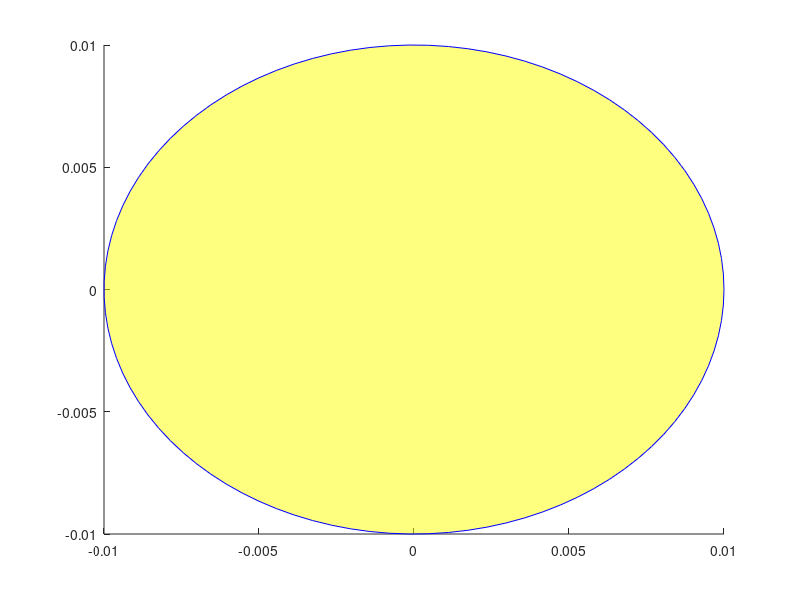

Reproduce this figure in MATLAB.
function [pointslist,xselect,yselect] = brush2(varargin)
% selectdata: graphical selection of data points on a plot using the mouse
% usage: pointslist = selectdata         % uses all default options
% usage: pointslist = selectdata(prop1,val1,prop2,val2,...)
%
% SELECTDATA allows the user to select data points on a given plot
% using the mouse, in a variety of modes. 'Lasso' mode allows the
% selection by a user directed lasso around the points. 'Brush' mode
% selects points as you brush over them with the mouse. 'Rect' mode
% draws a rectangle, selecting any points inside the rectangle.
% 'Closest' mode looks for a aingle mouse click, finding the closest
% point to the mouse.
%
% Returned is a list of the point indexes selected, additionally you
% can specify that the points be deleted from the plot.
%
% Arguments: (input)
%  The input arguments to SELECTDATA are all property/value pairs.
%  (See PARSE_PV_PAIRS for more details.)
%  http://www.mathworks.com/matlabcentral/fileexchange/loadFile.do?objectId=9082&objectType=FILE
% 
%  Property names and character values can be shortened as long as
%  the shortening is unambiguous. Capitalization is ignored.
%
%  Valid Properties: 'Action', 'Axes', 'BrushSize', 'Identify',
%           'Ignore' , 'Pointer', 'SelectionMode'
%
%  'Action' - {'list', 'delete'}
%           'delete' causes the selected points to be deleted from
%           the figure after their selection is final.
%
%           DEFAULT VALUE: 'List'
%
%  'Axes' - denotes the axes from which to select points
%
%           DEFAULT VALUE: gca
%  
%  'BrushShape' - {'rect', 'circle'}
%
%           DEFAULT VALUE: 'circle'
%
%           Sets the shape of the brush to be used. Both brush
%           shapes are relative to the figure axes, so a nominally
%           "circular" brush is actually elliptical if the axis
%           units/lengths are unequal.
%
%           Only used when SelectionMode is 'brush'.
%
%  'BrushSize' - Only used when SelectionMode is 'brush'.
%
%           DEFAULT VALUE: 0.05
%
%           The default value will specify a rectangular brush
%           that has dimensions of 5% of the current axes. Note
%           that on a set of square axes, the brush will always
%           look square, even if the axes have very different
%           units.
%
%           0 < brushsize <= 0.25
%
%  'Identify' - {'on', 'off'}
%           Causes the selected points to be temporarily over-plotted
%           with a new filled red marker ('o') as they are selected.
%
%           Points selected with a lasso, or rect may be deselected
%           as the tool is modified. Brush selections are cumulative.
%
%           DEFAULT VALUE: 'on'
%
%  'Ignore' - a data handle, or []
%
%           A list of data handles to be ignored. This allows you to
%           use selectdata on only some sets of points, while others
%           in the same figure are ignored. This is a useful option
%           when you may have plotted some data points but also a
%           curve fit through your data. You can then cause the plotted
%           curve to be ignored by selectdata.
%
%           DEFAULT VALUE: []
%
%  'Label' - {'off', 'on'}
%
%           Causes text labels with their (x,y) coordinates to appear
%           next to each point selected.
%
%           Beware that selecting large numbers of points and creating
%           and displaying the label for them can be time consuming.
%           This option is a great one for single point selection,
%           but I have seen system-related problems when rapidly
%           selecting & deselecting large numbers of points with the
%           rect tool.
%
%           DEFAULT VALUE: 'off'
%
%  'Pointer' - {'crosshair' | 'fullcrosshair' | 'arrow' | 'ibeam' |
%           'watch' | 'topl' | 'topr' | 'botl' | 'botr' | 'left' |
%           'top' | 'right' | 'bottom' | 'circle' | 'cross' | 'fleur' |
%           'hand' }
%
%           Changes the cursor pointer while selection is active.
%           After selection terminates, the figure pointer is
%           restored to its old setting.
%
%           DEFAULT VALUE: 'crosshair'
%
%  'Return' - {'selected' | 'unselected' }
%
%           Selection of data points, perhaps if used to indicate
%           outliers in data, would normally return that set of 
%           points selected. But some users may prefer to see the
%           list of points returned to be those points which were
%           NOT selected.
%
%           DEFAULT VALUE: 'selected'
%
%  'SelectionMode' - {'Lasso', 'Brush', 'Rect', 'Closest'}
%
%           DEFAULT VALUE: 'Lasso'
%
%           If 'Brush' is used, then the brush will be a rectangular
%           brush, with a size as defined by the 'BrushSize' property. 
%           The brush will be centered at the current mouse coordinates.
%           Brush size will be a fraction of the axis limits for the
%           current axes. Click inside the axes, then drag the "brush"
%           around. Any points the brush crosses over will be selected.
%
%           If 'Lasso' is chosen, then click inside the axes to define
%           one end of the lasso, then drag with the mouse still down,
%           causing the mouse to define a general curvilinear region.
%           The polygon will close automatically when the mouse button
%           is released. A point is "inside" the lasso if inpolygon
%           identifies it as so. BEWARE of convoluted lassos that
%           intersect themselves.
%
%           If 'Rect' is chosen, then click inside the axes to define
%           one corner of the rect, dragging to specify the opposite
%           corner, just as rbbox would do.
%
%           If 'Closest' was chosen, then a single mouse click in the
%           figure window is used, then that point which is closest in
%           in Euclidean distance (in window units) is chosen. You
%           can move the cursor around (don't release the mouse until
%           you are done) and the currently selected point will be
%           highlighted.
%
%  'Verify' - { 'off' | 'on' }
%
%           If set to 'on', this causes a dialog box to pop up after
%           selection. The user can then acccept the selection, redo
%           it, or cancel out, causing no points to be selected.
%
%           Note, if cancel is chosen from the dialog, and 'return'
%           was specify to return those points 'unselected', then ALL
%           the points will actually be returned.
%
%           DEFAULT VALUE: 'off'
%
%
% Note: other properties are available for use, but I've chosen to
% leave them semi-hidden because they don't seem terribly useful to
% most users. These properties allow you to specify the colors of the
% selection tool itself, the colors of the selected point markers,
% the transparency of the selection tool, the marker itself, etc.
% Default values for these parameters are:
%
%           FlagMarker    = 'o'
%           FlagColor     = 'r'
%           Fill          = 'on'
%           FillColor     = 'y'
%           FillEdgeColor = 'b'
%           FillTrans     = 0.5
%           MaxBrush      = 0.25
%           RemoveTool    = 'on'
%           RemoveFlagged = 'on'
%           RemoveLabels  = 'on'
%
% Further documentation on these parameters can be found by editting
% selectdata.m itself.
%
%
% Arguments: (output)
%  pointslist - list of points that were selected. If only one
%           dataset was found, then points list is a simple vector.
%           If multiple sets of points were found in the axes, then
%           points list will be a cell array.
%
%           NOTE: Each set of points is peeled off the stach in the
%           matlab stores it.
%
%  xselect - array (or cell array) containing the x coordinates of
%           those points identified in the selection
%
%  yselect - array (or cell array) containing the y coordinates of
%           those points identified in the selection
%
%
% Example:
%  Plot a set of points, then select some with the mouse
%  using a rectangular brush, return the indices of those
%  points selected. (Note: user interaction on the plot
%  will be necessary.)
%
%    x = 0:.1:1;
%    y = x.^2;
%    plot(x,y,'o')
%    pl = selectdata('selectionmode','brush');
%  
% Example:
%  Select a single point with the mouse, then delete that
%  selected point from the plot.
%
%    pl = selectdata('selectionmode','closest','action','delete');
%
% Example:
%  Select some points using a rect(rbbox) tool, also return
%  the (x,y) coordinates from multiple curves plotted. Use
%  shortened versions of the properties and values.
%  
%    plot(rand(5,2),rand(5,2),'o')
%    [pl,xs,ys] = selectdata('sel','r');
%  
% Example:
%  Plot a curve and some data points on one plot, select
%  some points from the data plotted, but ignore the
%  smooth curve, even if the lasso passes over it.
%    x = 0:.01:1;
%    y = exp(x);
%    ynoisy = y + randn(size(y))/2;
%    h1 = plot(x,y,'-');
%    hold on
%    h2 = plot(x,ynoisy,'o');
%    [pl,xs,ys] = selectdata('sel','lasso','ignore',h1);
%
% See also:
%
%
% Author: John D'Errico
% E-mail: woodchips@rochester.rr.com
% Release: 3.0
% Release date: 2/19/07

% defaults for the parameters
params.Axes = gca;
params.SelectionMode = 'brush';
params.Action = 'list';
params.BrushShape = 'circle';
params.BrushSize = .02;
params.Identify = 'on';
params.Ignore = [];
params.Pointer = 'cross';
params.Return = 'selected';
params.Verify = 'off';
params.Label = 'off';

% Undocumented options, also unchecked for validity.
% These parameters control the marker used to identify
% those points which are currently selected.
% FlagMarker must be a valid plot marker, FlagColor
% must be a valid color spec. The default values are...
params.FlagMarker = 'o';
params.FlagColor = 'r';

% More (unchecked) options that are yours to fiddle with
% (or not.) These control the fill color to be applied
% to the interior of the lasso, rect, and brush. Also
% controlled are the degree of transparency to be applied.
params.Fill = 'on';
params.FillColor = 'y';
params.FillEdgeColor = 'b';
params.FillTrans = 0.5; % must be in the interval [0,1]

% The maximum relative brushsize allowed is also
% controlled here, just in case I ever wanted to allow
% the brush to be a bit larger.
params.MaxBrush = 0.25;

% After selection has been accomplished, the flagged points
% and the selection tool itself are normally deleted. But
% in some circumstances it may be useful to not delete
% those objects. 'off' will cause these objects to remain.
params.RemoveTool = 'on';
params.RemoveFlagged = 'on';
params.RemoveLabels = 'on';

% save this to restore later
axissize = axis;

% process any Property/value pairs.
if nargin>0
  params = parse_pv_pairs(params,varargin);
end

% check the supplied parameters for validity
params = check_params(params);

% bring the focus to the figure containing the
% designated axes
fighandle = get(params.Axes,'parent');
figure(fighandle)

% get the current figure pointer, so we can
% restore it later on
oldpointer = get(fighandle,'Pointer');

% extract xdata and ydata from the specified axes
% get the children of the axes
hc = get(params.Axes,'children');

% are any of the data handles to be ignored?
if ~isempty(params.Ignore)
  hc = setdiff(hc,params.Ignore);
end

% strip out xdata and ydata
xdata = get(hc,'xdata');
ydata = get(hc,'ydata');

% if we must highlight the points as they are
% selected, then for efficiency we need to know
% how many we may expect.
flaghandle = [];
if ~iscell(xdata)
  xdata = xdata(:);
  ydata = ydata(:);
  % total number of data points
  npoints = length(xdata);
else
  for i = 1:length(xdata)
    xdata{i} = xdata{i}(:);
    ydata{i} = ydata{i}(:);
  end
  % total number of data points
  npoints = cellfun('length',xdata);
end

% for textlabels if desired
texthandles = [];

% set up a while loop in case we need to verify
% satisfaction
selectionflag = true;

while selectionflag
  % and the total number currently selected
  nsel = 0;
  
  % what SelectionMode was specified
  switch params.SelectionMode
    case 'closest'
      % Find the single closest point (in Euclidean distance)
      % to the mouse click
      
      % set the figure pointer
      if ~isempty(params.Pointer)
        set(fighandle,'Pointer',params.Pointer)
      end
      
      % mouse click?
      waitforbuttonpress;
      
      % Button Motion and Button Up
      set(fighandle,'WindowButtonMotionFcn',@CPmotion);
      set(fighandle,'WindowButtonUpFcn',@selectdone);
      
      % dx, dy to scale the distance
      dx = (axissize(2) - axissize(1));
      dy = (axissize(4) - axissize(3));
      
      % current closest point is
      cc = get(gca,'CurrentPoint');
      xy = cc(1,1:2);
      
      % what point was closest?
      [pointslist,xselect,yselect] = closestpoint(xy,xdata,ydata,dx,dy);
      nsel = 1;
      
      % identify any points?
      if strcmp(params.Identify,'on')
        flagpoints
      end
      
      % label them?
      if strcmp(params.Label,'on')
        maketextlabels
      end
      
      % selecthandle is not needed for this mode op operation
      selecthandle = [];
      
      % wait until the mouse button was released
      uiwait
      
      % ....
      
      % resume.
      
      % all we need to do here is restore the figure pointer
      % if we changed it before
      if ~isempty(params.Pointer)
        set(fighandle,'Pointer',oldpointer)
      end
      
    case 'rect'
      % Selection rect as a polygon

      % mouse click?
      waitforbuttonpress;

      % set the figure pointer
      if ~isempty(params.Pointer)
        set(fighandle,'Pointer',params.Pointer)
      end

      % button down detected
      cc = get(gca,'CurrentPoint');
      rectxy1 = cc(1,1:2);
      rectxy2 = rectxy1 + eps(rectxy1);

      % make a polygon of the box, initially of nil area
      xv = [rectxy1(1), rectxy2(1), rectxy2(1), rectxy1(1), rectxy1(1)];
      yv = [rectxy1(2), rectxy1(2), rectxy2(2), rectxy2(2), rectxy1(2)];

      % no points should been selected
      [pointslist,xselect,yselect,nsel] = testpoly(xv,yv,xdata,ydata);

      % and plot it, filled or not
      hold on
      if strcmp(params.Fill,'on')
        % filled
        selecthandle = fill(xv,yv,params.FillColor);
        set(selecthandle,'facealpha',params.FillTrans, ...
          'linestyle','--','edgecolor',params.FillEdgeColor)
      else
        % unfilled
        selecthandle = plot(xv,yv,'r:');
      end

      % we can undo the hold now
      hold off

      % Button Motion and Button Up
      set(fighandle,'WindowButtonMotionFcn',@rectmotion);
      set(fighandle,'WindowButtonUpFcn',@selectdone);

      % wait until the selection is done
      uiwait

      % ....

      % resume.

      % The rect already is a polygon, stored in (xv,yv)

    case 'lasso'
      % Selection lasso as a polygon

      % mouse click?
      waitforbuttonpress;

      % set the figure pointer
      if ~isempty(params.Pointer)
        set(fighandle,'Pointer',params.Pointer)
      end

      % button down detected
      cc = get(gca,'CurrentPoint');
      xlasso = cc(1,1);
      ylasso = cc(1,2);

      % form the polygon
      xv = xlasso;
      yv = ylasso;

      % and plot it, filled or not
      hold on
      if strcmp(params.Fill,'on')
        % filled
        selecthandle = fill(xv,yv,params.FillColor);
        set(selecthandle,'facealpha',params.FillTrans, ...
          'linestyle','--','edgecolor',params.FillEdgeColor)
      else
        % unfilled
        selecthandle = plot(xv,yv,'r:');
      end

      % we can undo the hold now
      hold off

      % Button Motion and Button Up
      set(fighandle,'WindowButtonMotionFcn',@lassomotion);
      set(fighandle,'WindowButtonUpFcn',@selectdone);

      % wait until the selection is done
      uiwait

      % ....

      % resume.

      % The lasso already is a polygon, stored in (xv,yv)

    case 'brush'
      % paint over the data, with a rectangular brush

      % mouse click?
      waitforbuttonpress;

      % set the figure pointer
      if ~isempty(params.Pointer)
        set(fighandle,'Pointer',params.Pointer)
      end

      % button down detected
      bc = get(gca,'CurrentPoint');
      brushcenter = bc(1,1:2);

      % dx, dy for the brush
      bdx = params.BrushSize*(axissize(2) - axissize(1));
      bdy = params.BrushSize*(axissize(4) - axissize(3));

      if strcmpi(params.BrushShape,'rect')
        % make the brush polygon as a fixed size rectangle
        % that we can slide around
        xv = brushcenter(1) + [-1, 1, 1, -1, -1]*bdx/2;
        yv = brushcenter(2) + [-1, -1, 1, 1, -1]*bdy/2;
      else
        % a circle was specified
        theta = linspace(0,2*pi,100);
        xv = cos(theta)*bdx/2 + brushcenter(1);
        yv = sin(theta)*bdy/2 + brushcenter(2);
      end

      % draw the initial brush polygon, filled or not
      hold on
      if strcmp(params.Fill,'on')
        % filled
        selecthandle = fill(xv,yv,params.FillColor);
        set(selecthandle,'facealpha',params.FillTrans, ...
          'linestyle','-','edgecolor',params.FillEdgeColor)
      else
        % unfilled
        selecthandle = plot(xv,yv,'r:');
      end
      hold off

      % have any points been selected?
      [pointslist,xselect,yselect,nsel] = testpoly(xv,yv,xdata,ydata);

      % identify any points?
      if strcmp(params.Identify,'on') && (nsel>0)
        flagpoints
      end
      
      % label them?
      if strcmp(params.Label,'on') && (nsel>0)
        maketextlabels
      end
      
      % Button Motion and Button Up
      set(fighandle,'WindowButtonMotionFcn',@brushmotion);
      set(fighandle,'WindowButtonUpFcn',@selectdone);

      % wait until the selection is done
      uiwait

      % ....

      % resume.

  end
  
  % verify?
  if strcmpi(params.Verify,'on')
    % pop up a dialog
    ButtonName = questdlg( ...
      'Are you satisfied with the points selected?','???', ...
      'Yes','Redo Selection','Cancel Selection','Yes');
    
    switch ButtonName
      case 'Yes'
        % we can drop through
        selectionflag = false;
        
      case 'Cancel Selection'
        % drop out, with nothing selected
        if ~iscell(xdata)
          pointslist = [];
          xselect = [];
          yselect = [];
        else
          for i = 1:numel(xdata);
            pointslist{i} = [];
            xselect{i} = [];
            yselect{i} = [];
          end
        end
        
        % we can drop through
        selectionflag = false;
        
      case 'Redo Selection'
        % or try again. The while loop will cycle
        % until happy or canceled
        
    end
  
  else
    % no verification was requested, so we want to
    % terminate the while loop after only one pass through.
    selectionflag = false;
  end
  
end

% pointslist and xselect, yselect are already complete.
% Do we delete the selected points?
if strcmpi(params.Action,'delete')
  if ~iscell(xdata)
    % only one set, so xdata and ydata are not cell arrays
    
    % Which points from the data fall in the selection polygon?
    xdata(pointslist) = [];
    ydata(pointslist) = [];
    
    % drop those points from the plot
    set(hc,'xdata',xdata,'ydata',ydata)
  else
    % it was a cell array, so there were multiple sets.
    for i = 1:numel(xdata);
      
      xdata{i}(pointslist{i}) = [];
      ydata{i}(pointslist{i}) = [];
      
      % drop those points from the plot
      set(hc(i),'xdata',xdata{i},'ydata',ydata{i})
    end
  end
end

% was 'return' set to be the selected list or the unselected one?
% Do nothing if 'selected', we are already done.
if strcmpi(params.Return,'unselected')
  if ~iscell(xdata)
    % only one set, so xdata and ydata are not cell arrays
    pointslist = setdiff((1:npoints)',pointslist);
    xselect = xdata(pointslist);
    yselect = ydata(pointslist);
  else
    % it was a cell array, so there were multiple sets.
    for i = 1:numel(xdata);
      pointslist{i} = setdiff((1:npoints(i))',pointslist{i});
      
      xselect{i} = xdata{i}(pointslist{i});
      yselect{i} = ydata{i}(pointslist{i});
    end
  end
end



% =====================================================
%     begin nested functions
% =====================================================
function brushmotion(src,evnt) %#ok
  % nested function for motion of the brush
  
  % get the new mouse position
  mousenew = get(params.Axes,'CurrentPoint');
  mousenew = mousenew(1,1:2);
  
  % make sure the axes are fixed
  axis(axissize)
  
  % how far did it move
  brushoffset = mousenew - brushcenter;
  brushcenter = mousenew;
  
  xv = xv + brushoffset(1);
  yv = yv + brushoffset(2);
  
  % did we brush over any new points
  [pl,xselect,yselect,nsel] = testpoly(xv,yv,xdata,ydata);
  
  % for a brush, we need to append any selected points to
  % the already selected list
  if ~iscell(xdata)
    % only one set, so xdata and ydata are not cell arrays
    pointslist = union(pointslist,pl);
    xselect = xdata(pointslist);
    yselect = ydata(pointslist);
    nsel = length(pointslist);
  else
    % it was a cell array, so there were multiple sets.
    for j = 1:numel(pointslist);
      pointslist{j} = union(pointslist{j},pl{j});  %#ok
      pointslist{j} = pointslist{j}(:); %#ok
      
      if ~isempty(pointslist{j})
        xselect{j} = xdata{j}(pointslist{j});
        yselect{j} = ydata{j}(pointslist{j});
      end
    end
    
    % total of points selected
    nsel = sum(cellfun('length',pointslist));
  end
  
  % identify any points?
  if strcmp(params.Identify,'on')
    flagpoints
  end
  
  % label them?
  if strcmp(params.Label,'on')
    maketextlabels
  end
  
  % replot the brush in its new position
  set(selecthandle,'xdata',xv,'ydata',yv)
  
end
% =====================================================

% =====================================================
function CPmotion(src,evnt) %#ok
  % nested function to select the closest point
  
  % get the new mouse position
  mousenew = get(params.Axes,'CurrentPoint');
  xy = mousenew(1,1:2);
  
  % make sure the axes stay fixed
  axis(axissize)
  
  % what point was closest?
  [pointslist,xselect,yselect] = closestpoint(xy,xdata,ydata,dx,dy);
  nsel = 1;
    
  % identify any points?
  if strcmp(params.Identify,'on')
    flagpoints
  end
  
  % label them?
  if strcmp(params.Label,'on')
    maketextlabels
  end
  
end
% =====================================================

% =====================================================
function rectmotion(src,evnt) %#ok
  % nested function for expansion or contraction of the rect
  
  % get the new mouse position
  mousenew = get(params.Axes,'CurrentPoint');
  rectxy2 = mousenew(1,1:2);
  
  % make sure the axes are fixed
  axis(axissize)
  
  % update the rect polygon of the box, changing the second corner
  xv = [rectxy1(1), rectxy2(1), rectxy2(1), rectxy1(1), rectxy1(1)];
  yv = [rectxy1(2), rectxy1(2), rectxy2(2), rectxy2(2), rectxy1(2)];
    
  % did we brush over any new points
  [pointslist,xselect,yselect,nsel] = testpoly(xv,yv,xdata,ydata);
  
  % identify any points?
  if strcmp(params.Identify,'on')
    flagpoints
  end

  % label them?
  if strcmp(params.Label,'on')
    maketextlabels
  end
    
  % replot the rect in its new position
  set(selecthandle,'xdata',xv,'ydata',yv)
  
end
% =====================================================

% =====================================================
function lassomotion(src,evnt) %#ok
  % nested function for expansion of the lasso
  
  % get the new mouse position
  mousenew = get(params.Axes,'CurrentPoint');
  mousenew = mousenew(1,1:2);

  % append the new point on the end of the last lasso
  xlasso = [xlasso,mousenew(1,1)];
  ylasso = [ylasso,mousenew(1,2)];
  
  % and close it to form the polygon
  xv = [xlasso,xlasso(1)];
  yv = [ylasso,ylasso(1)];

  % replot the newly extended lasso
  set(selecthandle,'xdata',xv,'ydata',yv)
  
  % did we enclose any new points?
  [pointslist,xselect,yselect,nsel] = testpoly(xv,yv,xdata,ydata);
  
  % identify any points?
  if strcmp(params.Identify,'on')
    flagpoints
  end

  % label them?
  if strcmp(params.Label,'on')
    maketextlabels
  end
    
  % make sure the axes are maintained in size
  axis(axissize)
  
end
% =====================================================

% =====================================================
function selectdone(src,evnt) %#ok
  % nested function for mouse up
  
  % do we remove the selection tool?
  if strcmpi(params.RemoveTool,'on')
    % delete the selection object from the plot
    delete(selecthandle)
    selecthandle = [];
  end
  
  % do we remove the flagged points?
  if strcmpi(params.RemoveFlagged,'on')
    % also remove the flagged/plotted points
    if ~isempty(flaghandle)
      delete(flaghandle)
      flaghandle = [];
    end
  end
  
  % do we remove the flagged points?
  if strcmpi(params.RemoveLabels,'on')
    % also remove the labels
    delete(texthandles)
    texthandles = [];
  end
  
  % cancel the WindowButtonFcn's that we had set
  set(fighandle,'WindowButtonMotionFcn',[]);
  set(fighandle,'WindowButtonUpFcn',[]);
  
  % restore the figure pointer to its original setting
  if ~isempty(params.Pointer)
    set(fighandle,'Pointer',oldpointer)
  end
  
  % and resume execution, back in the mainline
  uiresume
end
% =====================================================

% =====================================================
function flagpoints
  % nested function for flagging the selected points
  
  % Are these the first points flagged? If so,
  % we need to plot them and set the marker, etc.
  if isempty(flaghandle) && (nsel > 0)
    % hold the figure, so we can add the flagged points
    hold on
    
    if ~iscell(xselect)
      flaghandle = plot(xselect,yselect,params.FlagMarker);
      set(flaghandle,'Color',params.FlagColor,'MarkerFaceColor',params.FlagColor)
    else
      flaghandle = plot(vertcat(xselect{:}),vertcat(yselect{:}),params.FlagMarker);
      set(flaghandle,'Color',params.FlagColor,'MarkerFaceColor',params.FlagColor)
    end
    
    % now release the hold
    hold off
  elseif ~isempty(flaghandle)
    % otherwise, we just need to update xdata and ydata
    
    if nsel == 0
      set(flaghandle,'xdata',[],'ydata',[]);
      
    elseif ~iscell(xselect)
      set(flaghandle,'xdata',xselect,'ydata',yselect);
    else
      set(flaghandle,'xdata',vertcat(xselect{:}),'ydata',vertcat(yselect{:}));
    end
  end
end
% =====================================================

% =====================================================
function maketextlabels
  % nested function for generation of text labels
  % over each point selected
  
  % We need to remove the last set of text labels
  delete(texthandles)
  
  % creat a new set of handles 
  if ~iscell(xselect)
    xtext = xselect;
    ytext = yselect;
  else
    xtext = vertcat(xselect{:});
    ytext = vertcat(yselect{:});
  end
  
  % anything selected?
  if ~isempty(xtext)
    textlabels = cell(1,nsel);
    for L = 1:nsel
      textlabels{L} = ['(',num2str(xtext(L)),',',num2str(ytext(L)),')'];
    end
    texthandles = text(xtext,ytext,textlabels);
  end
end
% =====================================================

end % mainline end

% ================================================
%               end main function
% ================================================

% ================================================
%                  subfunctions
% ================================================
function [pl,xsel,ysel,nsel] = testpoly(xv,yv,xdata,ydata)
% checks which points are inside the given polygon

% was there more than one set of points found in the plot?
if ~iscell(xdata)
  % only one set, so xdata and ydata are not cell arrays
  
  % Which points from the data fall in the selection polygon?
  pl = find(inpolygon(xdata,ydata,xv,yv));
  nsel = length(pl);
  
  xsel = xdata(pl);
  ysel = ydata(pl);
else
  % it was a cell array, so there were multiple sets.
  pl = cell(size(xdata));
  xsel = pl;
  ysel = pl;
  nsel = 0;
  for i = 1:numel(xdata);
    pl{i} = find(inpolygon(xdata{i},ydata{i},xv,yv));
    nsel = nsel + length(pl{i});
    
    if ~isempty(pl{i})
      xsel{i} = xdata{i}(pl{i});
      ysel{i} = ydata{i}(pl{i});
    end
    
  end
end

end % subfunction end

% ================================================
%                  subfunction
% ================================================
function [pointslist,xselect,yselect] = closestpoint(xy,xdata,ydata,dx,dy)
% find the single closest point to xy, in scaled units
if ~iscell(xdata)
  % just one set of points to consider
  D = sqrt(((xdata - xy(1))/dx).^2 + ((ydata - xy(2))/dy).^2);
  [junk,pointslist] = min(D(:)); %#ok
  xselect = xdata(pointslist);
  yselect = ydata(pointslist);
else
  % there is more than one set of points
  Dmin = inf;
  pointslist = cell(size(xdata));
  for i = 1:numel(xdata);
    D = sqrt(((xdata{i} - xy(1))/dx).^2 + ((ydata{i} - xy(2))/dy).^2);
    [mind,ind] = min(D(:)); %#ok
    
    if mind < Dmin
      % searching for the closest point
      Dmin = mind;
      
      pointslist = cell(size(xdata));
      xselect = cell(size(xdata));
      yselect = cell(size(xdata));
      
      pointslist{i} = ind;
      xselect{i} = xdata{i}(ind);
      yselect{i} = ydata{i}(ind);
    end
  end
end

end % subfunction end

% ================================================
%                  subfunction
% ================================================

% ============================================
% subfunction - check_params
% ============================================
function par = check_params(par)
% check the parameters for acceptability
%
% Defaults
%  Axes = gca;
%  SelectionMode = 'lasso';
%  Action = 'list';
%  BrushSize = .05;

% Axes == gca by default
if isempty(par.Axes)
  par.Axes = gca;
else
  if ~ishandle(par.Axes)
    error 'Axes must be the handle to a valid set of axes.'
  end
end

% SelectionMode == 'brush' by default
if isempty(par.SelectionMode)
  par.SelectionMode = 'brush';
else
  valid = {'rect', 'brush', 'lasso', 'closest'};
  if ~ischar(par.SelectionMode)
    error 'Invalid Style: Must be character'
  end
  
  ind = strmatch(lower(par.SelectionMode),valid); %#ok
  if isempty(ind) || (length(ind)>1)
    error(['Invalid SelectionMode: ',par.SelectionMode])
  end
  par.SelectionMode = valid{ind};
end

% BrushShape == 'circle' by default
if isempty(par.BrushShape)
  par.BrushShape = 'circle';
else
  valid = {'rect', 'circle'};
  if ~ischar(par.BrushShape)
    error 'Invalid Style: Must be character'
  end
  
  ind = strmatch(lower(par.BrushShape),valid); %#ok
  if isempty(ind) || (length(ind)>1)
    error(['Invalid SelectionMode: ',par.BrushShape])
  end
  par.BrushShape = valid{ind};
end

% Action == 'list' by default
if isempty(par.Action)
  par.Action = 'list';
else
  valid = {'list', 'delete'};
  if ~ischar(par.Action)
    error 'Invalid Action: Must be character'
  end
  
  ind = strmatch(lower(par.Action),valid); %#ok
  if isempty(ind) || (length(ind)>1)
    error(['Invalid Action: ',par.Action])
  end
  par.Action = valid{ind};
end

% Pointer == 'crosshair' by default, but
% if empty, will not change the pointer.
if ~isempty(par.Pointer)
  valid = {'crosshair', 'fullcrosshair', 'arrow', 'ibeam', ...
    'watch', 'topl', 'topr', 'botl', 'botr', 'left', 'top', ...
    'right', 'bottom', 'circle', 'cross', 'fleur', ...
    'custom', 'hand'};
  
  if ~ischar(par.Pointer)
    error 'Invalid Pointer: Must be character'
  end
  
  ind = strmatch(lower(par.Pointer),valid,'exact');
  if isempty(ind)
    ind = strmatch(lower(par.Pointer),valid); %#ok
    if isempty(ind) || (length(ind)>1)
      error(['Invalid Pointer: ',par.Pointer])
    end
  end
  par.Pointer = valid{ind};
end

% Identify == 'on' by default
if isempty(par.Identify)
  par.Identify = 'on';
else
  valid = {'on', 'off'};
  if ~ischar(par.Identify)
    error 'Value for Identify is invalid: Must be character'
  end
  
  ind = strmatch(lower(par.Identify),valid); %#ok
  if isempty(ind) || (length(ind)>1)
    error(['Invalid Action: ',par.Identify])
  end
  par.Identify = valid{ind};
end

% Label == 'off' by default
if isempty(par.Label)
  par.Label = 'off';
else
  valid = {'on', 'off'};
  if ~ischar(par.Label)
    error 'Value for Label is invalid: Must be character'
  end
  
  ind = strmatch(lower(par.Label),valid); %#ok
  if isempty(ind) || (length(ind)>1)
    error(['Invalid Action: ',par.Label])
  end
  par.Label = valid{ind};
end

% Return == 'selected' by default
if isempty(par.Return)
  par.Return = 'selected';
else
  valid = {'selected', 'unselected'};
  if ~ischar(par.Return)
    error 'Value for Return is invalid: Must be character'
  end
  
  ind = strmatch(lower(par.Return),valid); %#ok
  if isempty(ind) || (length(ind)>1)
    error(['Invalid Action: ',par.Return])
  end
  par.Return = valid{ind};
end

% Verify == 'off' by default
if isempty(par.Verify)
  par.Verify = 'off';
else
  valid = {'on', 'off'};
  if ~ischar(par.Verify)
    error 'Value for Verify is invalid: Must be character'
  end
  
  ind = strmatch(lower(par.Verify),valid); %#ok
  if isempty(ind) || (length(ind)>1)
    error(['Invalid Action: ',par.Verify])
  end
  par.Verify = valid{ind};
end

% BrushSize == 0.05 by default
if isempty(par.BrushSize)
  par.BrushSize = 0.02;
else
  if (length(par.BrushSize)>1) || (par.BrushSize<=0) || (par.BrushSize>par.MaxBrush) 
    error 'Brushsize must be scalar, and 0 < BrushSize <= 0.25'
  end
end

% Ignore == [] by default
if ~isempty(par.Ignore) && any(~ishandle(par.Ignore))
  error 'Ignore must be empty, or a data handle'
end

end % check_params


% ============================================
% Included subfunction - parse_pv_pairs
% ============================================
function params=parse_pv_pairs(params,pv_pairs)
% parse_pv_pairs: parses sets of property value pairs, allows defaults
% usage: params=parse_pv_pairs(default_params,pv_pairs)
%
% arguments: (input)
%  default_params - structure, with one field for every potential
%             property/value pair. Each field will contain the default
%             value for that property. If no default is supplied for a
%             given property, then that field must be empty.
%
%  pv_array - cell array of property/value pairs.
%             Case is ignored when comparing properties to the list
%             of field names. Also, any unambiguous shortening of a
%             field/property name is allowed.
%
% arguments: (output)
%  params   - parameter struct that reflects any updated property/value
%             pairs in the pv_array.
%
% Example usage:
% First, set default values for the parameters. Assume we
% have four parameters that we wish to use optionally in
% the function examplefun.
%
%  - 'viscosity', which will have a default value of 1
%  - 'volume', which will default to 1
%  - 'pie' - which will have default value 3.141592653589793
%  - 'description' - a text field, left empty by default
%
% The first argument to examplefun is one which will always be
% supplied.
%
%   function examplefun(dummyarg1,varargin)
%   params.Viscosity = 1;
%   params.Volume = 1;
%   params.Pie = 3.141592653589793
%
%   params.Description = '';
%   params=parse_pv_pairs(params,varargin);
%   params
%
% Use examplefun, overriding the defaults for 'pie', 'viscosity'
% and 'description'. The 'volume' parameter is left at its default.
%
%   examplefun(rand(10),'vis',10,'pie',3,'Description','Hello world')
%
% params = 
%     Viscosity: 10
%        Volume: 1
%           Pie: 3
%   Description: 'Hello world'
%
% Note that capitalization was ignored, and the property 'viscosity'
% was truncated as supplied. Also note that the order the pairs were
% supplied was arbitrary.

npv = length(pv_pairs);
n = npv/2;

if n~=floor(n)
  error 'Property/value pairs must come in PAIRS.'
end
if n<=0
  % just return the defaults
  return
end

if ~isstruct(params)
  error 'No structure for defaults was supplied'
end

% there was at least one pv pair. process any supplied
propnames = fieldnames(params);
lpropnames = lower(propnames);
for i=1:n
  p_i = lower(pv_pairs{2*i-1});
  v_i = pv_pairs{2*i};
  
  ind = strmatch(p_i,lpropnames,'exact');
  if isempty(ind)
    ind = find(strncmp(p_i,lpropnames,length(p_i)));
    if isempty(ind)
      error(['No matching property found for: ',pv_pairs{2*i-1}])
    elseif length(ind)>1
      error(['Ambiguous property name: ',pv_pairs{2*i-1}])
    end
  end
  p_i = propnames{ind};
  
  % override the corresponding default in params
  params = setfield(params,p_i,v_i); %#ok
  
end

end % parse_pv_pairs



